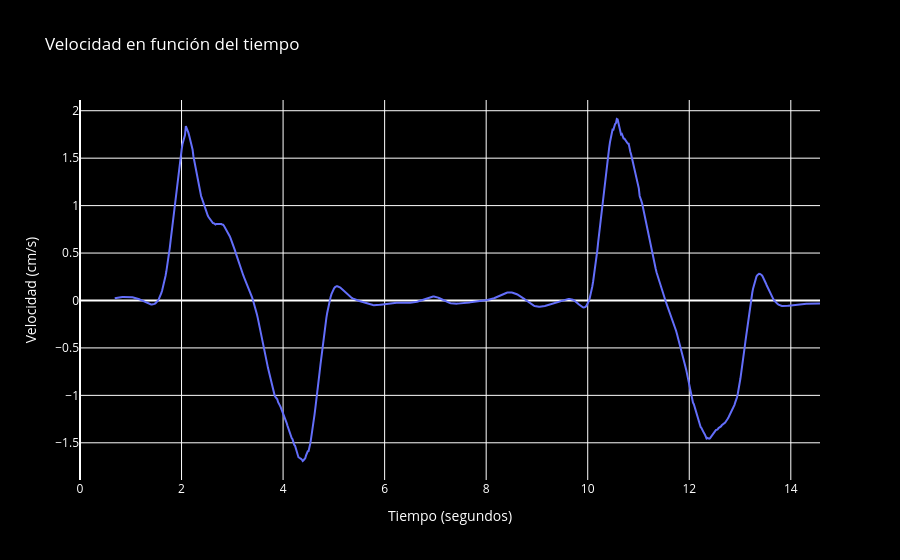
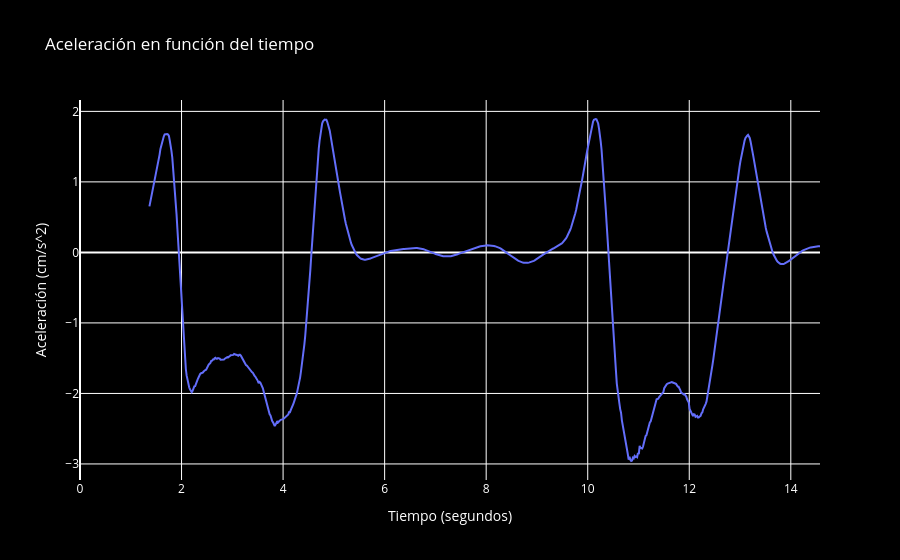

Here is the notebook cell these charts were saved with, in order:
### Markdown cell above
### Calculamos velocidad, aceleración y graficamos

### Code cell
##Se consigue la velocidad y aceleración en cm/s y cm/s^2
import pandas as pd
# Se abre el CSV con lo trackeado y los ángulos
csv_file_path = 'output/tracked_landmarks.csv'
df = pd.read_csv(csv_file_path)
velocidad = df['distance']/100 * df['velocidad_angular']
# agregar velocidad_angular al dataframe
df['velocidad'] = velocidad
aceleracion = -df['distance']/100 * df['velocidad_angular']**2 + df['distance']/100 * df['aceleracion_angular']
df['aceleracion']=aceleracion
df.to_csv('output/tracked_landmarks.csv', index=False)
import plotly.express as px

# Crear el gráfico para la velocidad
fig_velocidad = px.line(df, x='time_seconds', y='velocidad',
                        labels={'velocidad': 'Velocidad (cm/s)', 'time_seconds': 'Tiempo (segundos)'},
                        title='Velocidad en función del tiempo')
fig_velocidad.update_layout(yaxis_title='Velocidad (cm/s)', xaxis_title='Tiempo (segundos)', plot_bgcolor='black', paper_bgcolor='black', font=dict(color='white'))
fig_velocidad.show()

# Crear el gráfico para la aceleración
fig_aceleracion = px.line(df, x='time_seconds', y='aceleracion',
                          labels={'aceleracion': 'Aceleración (cm/s^2)', 'time_seconds': 'Tiempo (segundos)'},
                          title='Aceleración en función del tiempo')
fig_aceleracion.update_layout(yaxis_title='Aceleración (cm/s^2)', xaxis_title='Tiempo (segundos)', plot_bgcolor='black', paper_bgcolor='black', font=dict(color='white'))
fig_aceleracion.show()

### Figure 1 — Plotly figure (JSON) as saved in the notebook; plotly's stock layout.template omitted (floating-point values rounded to 4 significant figures; data arrays with more than 128 entries replaced by an {"elided": "..."} marker saying what was removed)
{"data": [{"hovertemplate": "Tiempo (segundos)=%{x}<br>Velocidad (cm/s)=%{y}<extra></extra>", "legendgroup": "", "line": {"color": "#636efa", "dash": "solid"}, "marker": {"symbol": "circle"}, "mode": "lines", "name": "", "orientation": "v", "showlegend": false, "type": "scatter", "x": {"elided": "875 float values"}, "xaxis": "x", "y": {"elided": "875 float values"}, "yaxis": "y"}], "layout": {"font": {"color": "white"}, "legend": {"tracegroupgap": 0}, "paper_bgcolor": "black", "plot_bgcolor": "black", "title": {"text": "Velocidad en función del tiempo"}, "xaxis": {"anchor": "y", "domain": [0, 1], "title": {"text": "Tiempo (segundos)"}}, "yaxis": {"anchor": "x", "domain": [0, 1], "title": {"text": "Velocidad (cm/s)"}}}}

### Figure 2 — Plotly figure (JSON) as saved in the notebook; plotly's stock layout.template omitted (floating-point values rounded to 4 significant figures; data arrays with more than 128 entries replaced by an {"elided": "..."} marker saying what was removed)
{"data": [{"hovertemplate": "Tiempo (segundos)=%{x}<br>Aceleración (cm/s^2)=%{y}<extra></extra>", "legendgroup": "", "line": {"color": "#636efa", "dash": "solid"}, "marker": {"symbol": "circle"}, "mode": "lines", "name": "", "orientation": "v", "showlegend": false, "type": "scatter", "x": {"elided": "875 float values"}, "xaxis": "x", "y": {"elided": "875 float values"}, "yaxis": "y"}], "layout": {"font": {"color": "white"}, "legend": {"tracegroupgap": 0}, "paper_bgcolor": "black", "plot_bgcolor": "black", "title": {"text": "Aceleración en función del tiempo"}, "xaxis": {"anchor": "y", "domain": [0, 1], "title": {"text": "Tiempo (segundos)"}}, "yaxis": {"anchor": "x", "domain": [0, 1], "title": {"text": "Aceleración (cm/s^2)"}}}}
